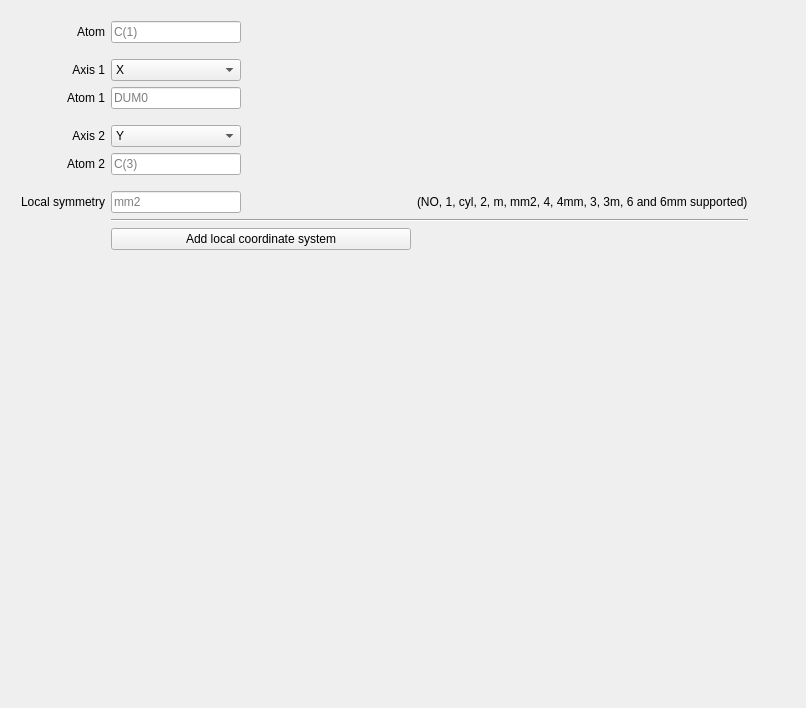
                  <widget class="QWidget" name="page_21">
                   <property name="geometry">
                    <rect>
                     <x>0</x>
                     <y>0</y>
                     <width>806</width>
                     <height>708</height>
                    </rect>
                   </property>
                   <attribute name="label">
                    <string>Local Coordinate Systems</string>
                   </attribute>
                   <layout class="QGridLayout" name="gridLayout_30">
                    <item row="1" column="0">
                     <layout class="QVBoxLayout" name="verticalLayout_46">
                      <property name="leftMargin">
                       <number>10</number>
                      </property>
                      <property name="topMargin">
                       <number>10</number>
                      </property>
                      <property name="rightMargin">
                       <number>10</number>
                      </property>
                      <property name="bottomMargin">
                       <number>10</number>
                      </property>
                      <item>
                       <layout class="QGridLayout" name="gridLayout_23">
                        <property name="topMargin">
                         <number>0</number>
                        </property>
                        <item row="5" column="1">
                         <widget class="QComboBox" name="alcsAxis2Input">
                          <property name="minimumSize">
                           <size>
                            <width>130</width>
                            <height>0</height>
                           </size>
                          </property>
                          <property name="maximumSize">
                           <size>
                            <width>130</width>
                            <height>16777215</height>
                           </size>
                          </property>
                          <property name="currentIndex">
                           <number>1</number>
                          </property>
                          <item>
                           <property name="text">
                            <string>X</string>
                           </property>
                          </item>
                          <item>
                           <property name="text">
                            <string>Y</string>
                           </property>
                          </item>
                          <item>
                           <property name="text">
                            <string>Z</string>
                           </property>
                          </item>
                         </widget>
                        </item>
                        <item row="12" column="1">
                         <widget class="QPushButton" name="alcsBut">
                          <property name="minimumSize">
                           <size>
                            <width>300</width>
                            <height>0</height>
                           </size>
                          </property>
                          <property name="maximumSize">
                           <size>
                            <width>250</width>
                            <height>16777215</height>
                           </size>
                          </property>
                          <property name="layoutDirection">
                           <enum>Qt::LeftToRight</enum>
                          </property>
                          <property name="text">
                           <string>Add local coordinate system</string>
                          </property>
                         </widget>
                        </item>
                        <item row="6" column="1">
                         <widget class="QLineEdit" name="alcsAtom2Input">
                          <property name="maximumSize">
                           <size>
                            <width>130</width>
                            <height>16777215</height>
                           </size>
                          </property>
                          <property name="placeholderText">
                           <string>C(3)</string>
                          </property>
                         </widget>
                        </item>
                        <item row="2" column="1">
                         <widget class="QComboBox" name="alcsAxis1Input">
                          <property name="minimumSize">
                           <size>
                            <width>130</width>
                            <height>0</height>
                           </size>
                          </property>
                          <property name="maximumSize">
                           <size>
                            <width>100</width>
                            <height>16777215</height>
                           </size>
                          </property>
                          <property name="currentText">
                           <string>X</string>
                          </property>
                          <property name="currentIndex">
                           <number>0</number>
                          </property>
                          <item>
                           <property name="text">
                            <string>X</string>
                           </property>
                          </item>
                          <item>
                           <property name="text">
                            <string>Y</string>
                           </property>
                          </item>
                          <item>
                           <property name="text">
                            <string>Z</string>
                           </property>
                          </item>
                         </widget>
                        </item>
                        <item row="8" column="1">
                         <widget class="QLineEdit" name="alcsLocSymInput">
                          <property name="minimumSize">
                           <size>
                            <width>130</width>
                            <height>0</height>
                           </size>
                          </property>
                          <property name="maximumSize">
                           <size>
                            <width>120</width>
                            <height>16777215</height>
                           </size>
                          </property>
                          <property name="placeholderText">
                           <string>mm2</string>
                          </property>
                         </widget>
                        </item>
                        <item row="4" column="1">
                         <spacer name="verticalSpacer_17">
                          <property name="orientation">
                           <enum>Qt::Vertical</enum>
                          </property>
                          <property name="sizeType">
                           <enum>QSizePolicy::Fixed</enum>
                          </property>
                          <property name="sizeHint" stdset="0">
                           <size>
                            <width>20</width>
                            <height>10</height>
                           </size>
                          </property>
                         </spacer>
                        </item>
                        <item row="12" column="3">
                         <spacer name="horizontalSpacer_24">
                          <property name="orientation">
                           <enum>Qt::Horizontal</enum>
                          </property>
                          <property name="sizeHint" stdset="0">
                           <size>
                            <width>40</width>
                            <height>20</height>
                           </size>
                          </property>
                         </spacer>
                        </item>
                        <item row="7" column="1">
                         <spacer name="verticalSpacer_19">
                          <property name="orientation">
                           <enum>Qt::Vertical</enum>
                          </property>
                          <property name="sizeType">
                           <enum>QSizePolicy::Fixed</enum>
                          </property>
                          <property name="sizeHint" stdset="0">
                           <size>
                            <width>20</width>
                            <height>10</height>
                           </size>
                          </property>
                         </spacer>
                        </item>
                        <item row="3" column="1">
                         <widget class="QLineEdit" name="alcsAtom1Input">
                          <property name="minimumSize">
                           <size>
                            <width>130</width>
                            <height>0</height>
                           </size>
                          </property>
                          <property name="maximumSize">
                           <size>
                            <width>100</width>
                            <height>16777215</height>
                           </size>
                          </property>
                          <property name="placeholderText">
                           <string>DUM0</string>
                          </property>
                         </widget>
                        </item>
                        <item row="8" column="2">
                         <widget class="QLabel" name="label_49">
                          <property name="text">
                           <string>(NO, 1, cyl, 2, m, mm2, 4, 4mm, 3, 3m, 6 and 6mm supported)</string>
                          </property>
                         </widget>
                        </item>
                        <item row="8" column="0">
                         <widget class="QLabel" name="label_48">
                          <property name="text">
                           <string>Local symmetry</string>
                          </property>
                          <property name="alignment">
                           <set>Qt::AlignRight|Qt::AlignTrailing|Qt::AlignVCenter</set>
                          </property>
                         </widget>
                        </item>
                        <item row="1" column="1">
                         <spacer name="verticalSpacer_18">
                          <property name="orientation">
                           <enum>Qt::Vertical</enum>
                          </property>
                          <property name="sizeType">
                           <enum>QSizePolicy::Fixed</enum>
                          </property>
                          <property name="sizeHint" stdset="0">
                           <size>
                            <width>20</width>
                            <height>10</height>
                           </size>
                          </property>
                         </spacer>
                        </item>
                        <item row="0" column="1">
                         <widget class="QLineEdit" name="alcsPAtomInput">
                          <property name="minimumSize">
                           <size>
                            <width>130</width>
                            <height>0</height>
                           </size>
                          </property>
                          <property name="maximumSize">
                           <size>
                            <width>100</width>
                            <height>16777215</height>
                           </size>
                          </property>
                          <property name="placeholderText">
                           <string>C(1)</string>
                          </property>
                         </widget>
                        </item>
                        <item row="0" column="0">
                         <widget class="QLabel" name="label_39">
                          <property name="sizePolicy">
                           <sizepolicy hsizetype="Preferred" vsizetype="Preferred">
                            <horstretch>0</horstretch>
                            <verstretch>0</verstretch>
                           </sizepolicy>
                          </property>
                          <property name="text">
                           <string>          Atom</string>
                          </property>
                          <property name="alignment">
                           <set>Qt::AlignRight|Qt::AlignTrailing|Qt::AlignVCenter</set>
                          </property>
                         </widget>
                        </item>
                        <item row="2" column="0">
                         <widget class="QLabel" name="label_44">
                          <property name="text">
                           <string>        Axis 1</string>
                          </property>
                          <property name="alignment">
                           <set>Qt::AlignRight|Qt::AlignTrailing|Qt::AlignVCenter</set>
                          </property>
                         </widget>
                        </item>
                        <item row="3" column="0">
                         <widget class="QLabel" name="label_45">
                          <property name="text">
                           <string>        Atom 1</string>
                          </property>
                          <property name="alignment">
                           <set>Qt::AlignRight|Qt::AlignTrailing|Qt::AlignVCenter</set>
                          </property>
                         </widget>
                        </item>
                        <item row="5" column="0">
                         <widget class="QLabel" name="label_46">
                          <property name="text">
                           <string>        Axis 2</string>
                          </property>
                          <property name="alignment">
                           <set>Qt::AlignRight|Qt::AlignTrailing|Qt::AlignVCenter</set>
                          </property>
                         </widget>
                        </item>
                        <item row="6" column="0">
                         <widget class="QLabel" name="label_47">
                          <property name="text">
                           <string>        Atom 2</string>
                          </property>
                          <property name="alignment">
                           <set>Qt::AlignRight|Qt::AlignTrailing|Qt::AlignVCenter</set>
                          </property>
                         </widget>
                        </item>
                        <item row="9" column="1" colspan="2">
                         <widget class="Line" name="line_12">
                          <property name="maximumSize">
                           <size>
                            <width>700</width>
                            <height>16777215</height>
                           </size>
                          </property>
                          <property name="orientation">
                           <enum>Qt::Horizontal</enum>
                          </property>
                         </widget>
                        </item>
                       </layout>
                      </item>
                      <item>
                       <widget class="QLabel" name="alcsStatusLab">
                        <property name="font">
                         <font>
                          <italic>true</italic>
                         </font>
                        </property>
                        <property name="text">
                         <string/>
                        </property>
                       </widget>
                      </item>
                      <item>
                       <spacer name="verticalSpacer_26">
                        <property name="orientation">
                         <enum>Qt::Vertical</enum>
                        </property>
                        <property name="sizeHint" stdset="0">
                         <size>
                          <width>20</width>
                          <height>40</height>
                         </size>
                        </property>
                       </spacer>
                      </item>
                     </layout>
                    </item>
                   </layout>
                  </widget>
